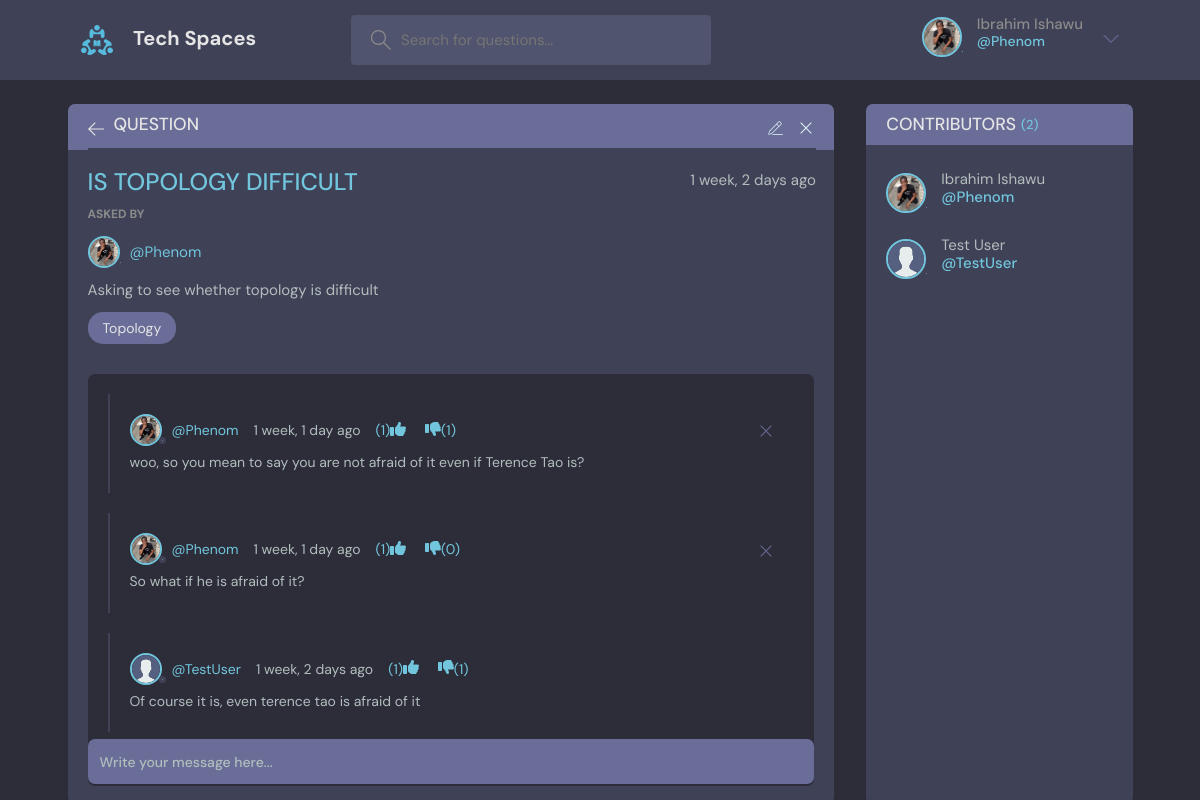
The app's page /question/1/view/ (signed in), older data.
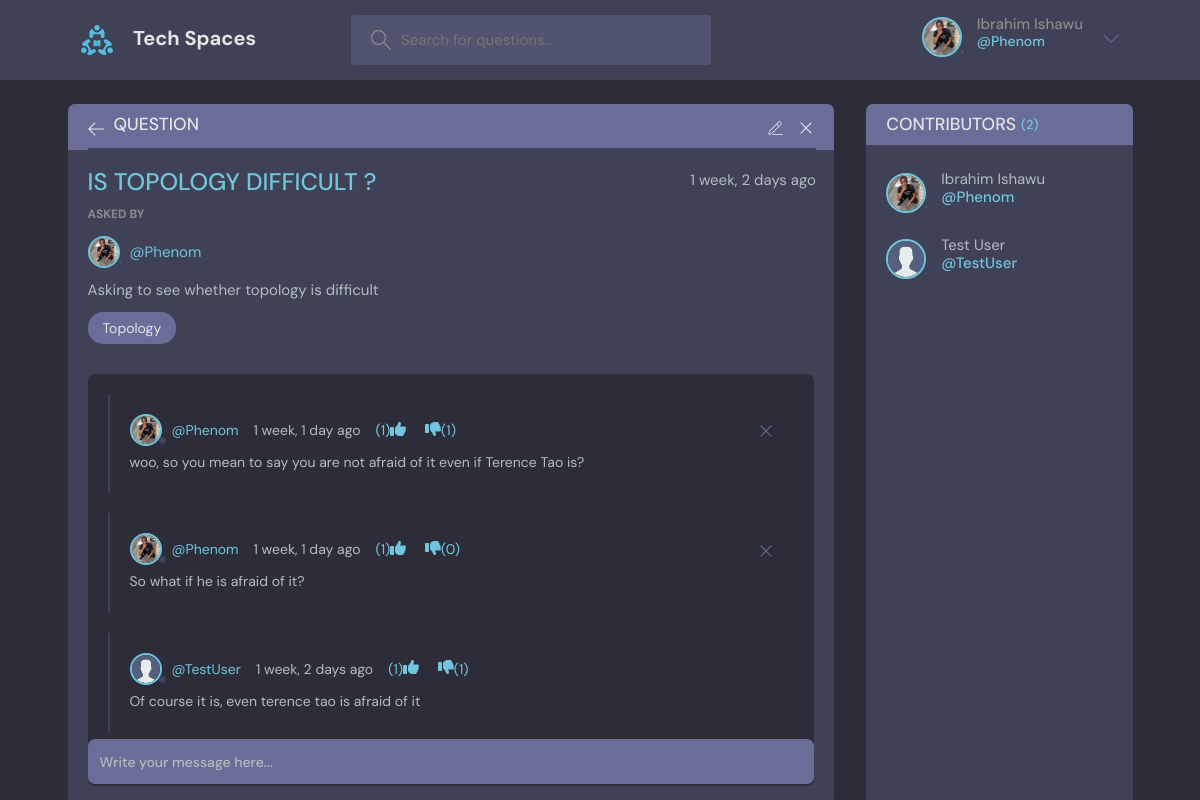
The same page, newer data.
### core/models.py (models this page shows, shortened)
class Question(models.Model):
    student = models.ForeignKey(User, on_delete=models.SET_NULL, null=True)
    course = models.ForeignKey(Course, on_delete=models.SET_NULL, null=True)
    name = models.CharField(max_length=200)
    description = models.TextField(null=True, blank=True)
    contributors = models.ManyToManyField(User, related_name='participants', blank=True)
    updated = models.DateTimeField(auto_now=True)
    created = models.DateTimeField(auto_now_add=True)
    class Meta:
        ordering = ["-updated", "-created"]

class User(AbstractUser):
    name = models.CharField(max_length=200, null=True)
    email = models.EmailField(unique=True, null=True)
    bio = models.TextField(null=True)
    avatar = models.ImageField(null=True, default='avatar.svg', upload_to='avatars')
    REQUIRED_FIELDS = []
    def __str__(self):
        return self.username

class Course(models.Model):
    name = models.CharField(max_length=200)
    def __str__(self):
        return self.name

### core/views.py (the view, shortened to what this page needs)
# urls.py: path('question/<int:pk>/view/', views.GetQuestionView.as_view(), name='get_question'),
class GetQuestionView(LoginRequiredMixin, View):
    def get(self, request, pk):
        question = get_object_or_404(Question, id=pk)
        answers = question.answer_set.all()
        students = question.contributors.all()
        context = {
            'question': question,
            'answers': answers,
            'contributors': students,
        }
        return render(request, 'core/question.html', context)

### core/templates/core/question.html (shortened to what the changed rows need)
{% extends 'core/base.html' %}
{% block content %}
    <main class="profile-page layout layout--2">
      <div class="container">
        <div class="room">
          <div class="room__box scroll">
            <div class="room__header scroll">
              <div class="room__info">
                <h3>{{ question.name | upper }}</h3>
                <span>{{ question.created | timesince }} ago</span>
              </div>
              <div class="room__hosted">
                <p>Asked By</p>
                <a href="{% url 'profile' question.student.username %}" class="room__author">
                  <div class="avatar avatar--small">
                    <img src="{{ question.student.avatar.url }}" />
                  </div>
                  <span>@{{ question.student }}</span>
                </a>
              </div>
              <div class="room__details">
                {{ question.description }}
              </div>
              <span class="room__topics">{{ question.course }}</span>
            </div>
          </div>
        </div>
        <div class="participants">
          <h3 class="participants__top">Contributors <span>({{ question.contributors.all.count }}) </span></h3>
        </div>
      </div>
    </main>
{% endblock content %}

Row changes from the older to the newer data that the page shows:
changed Question "Asking to see whether topology is difficult": name "IS TOPOLOGY DIFFICULT" → "IS TOPOLOGY DIFFICULT ?"
